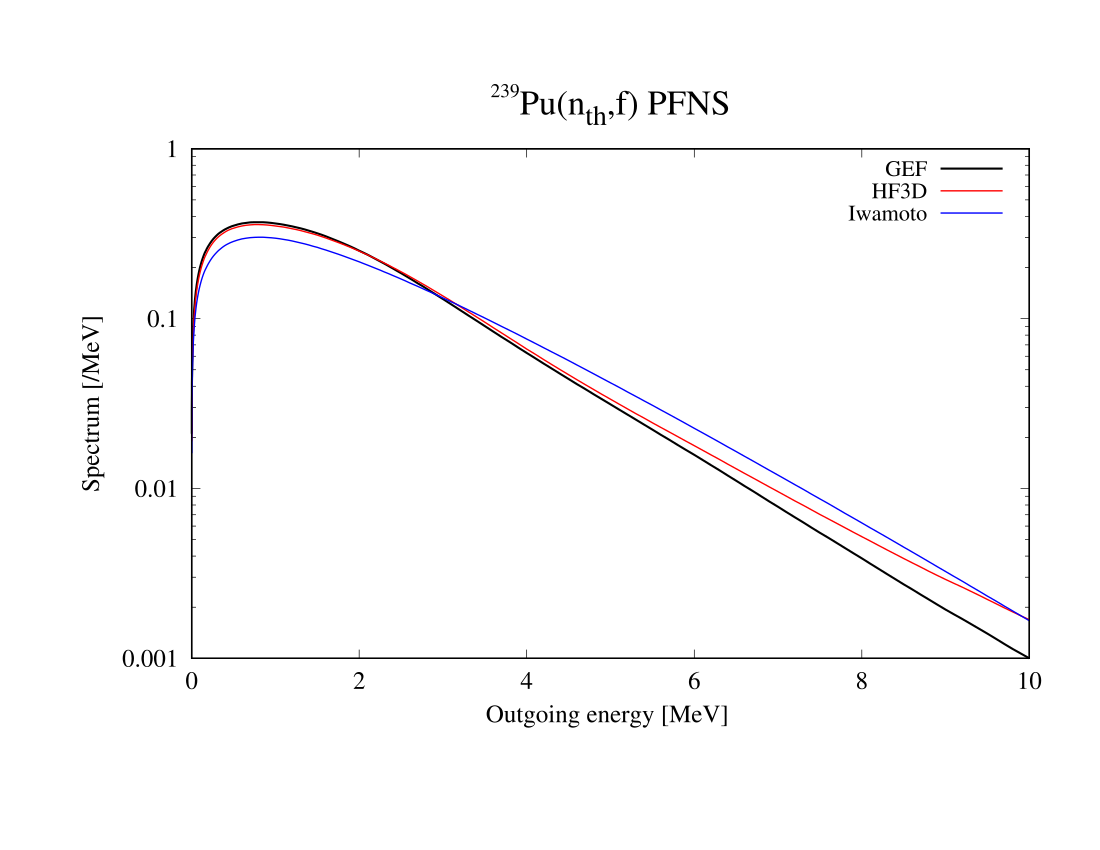

Write gnuplot code to recreate this figure.
set xlabel "Outgoing energy [MeV] " font ",18"
set ylabel "Spectrum [/MeV]" font ",18" offset 0
set bmargin 5
set title "^{/=14 239}Pu(n_{th},{/=25{f}})^{/=14 } PFNS" font ",25"
#
set pointsize 1.2
set xtics font "Times-Roman, 18" 
set ytics font "Times-Roman, 18"
#
# Setting of the axis format  
#
set logscale y
set format x "%G"
set format y "%G"
#
#  Setting of the legend location  
#
set key font ",16"
set key top right 
#set grid x
#set grid y
# show grid
# 
set term postscript enhanced font "Times-Roman,16" color
set output "n-Pu239-FY-PFNS.eps"
#
set style line 10 linetype 1 linewidth 3 linecolor rgb "black" 
#
#
#
######################################################################################
#
# If you want to have only solid lines then uncomment line below !!!
#  
#  a/ tick solid lines, b/ thinner solid lines, c/ dashed lines (acceptable for papers!) 
#
# set style line 1 linetype 2  linewidth 6 linecolor rgb "red"
set style line 1 linetype 2  linewidth 2 linecolor rgb "red"
# set style line 1 linetype 2  linewidth 2 linecolor rgb "red" dashtype '-..'
#
#######################################################################################
#
######################################################################################
#
# If you want to have only solid lines then uncomment line below !!!
#  
#  a/ tick solid lines, b/ thinner solid lines, c/ dashed lines (acceptable for papers!) 
#
# set style line 2 linetype 3  linewidth 6 linecolor rgb "#32CD32"
set style line 2 linetype 3  linewidth 2 linecolor rgb "#32CD32"
# set style line 2 linetype 3  linewidth 2 linecolor rgb "#32CD32" dashtype '-..'
#
#######################################################################################
#
######################################################################################
#
# If you want to have only solid lines then uncomment line below !!!
#  
#  a/ tick solid lines, b/ thinner solid lines, c/ dashed lines (acceptable for papers!) 
#
# set style line 3 linetype 4  linewidth 6 linecolor rgb "blue"
set style line 3 linetype 4  linewidth 2 linecolor rgb "blue"
# set style line 3 linetype 4  linewidth 2 linecolor rgb "blue" dashtype '-..'
#
#######################################################################################
#
######################################################################################
#
# If you want to have only solid lines then uncomment line below !!!
#  
#  a/ tick solid lines, b/ thinner solid lines, c/ dashed lines (acceptable for papers!) 
#
# set style line 4 linetype 7  linewidth 6 linecolor rgb "#B0C4DE"
set style line 4 linetype 7  linewidth 2 linecolor rgb "#B0C4DE"
# set style line 4 linetype 7  linewidth 2 linecolor rgb "#B0C4DE" dashtype '-..'
#
#######################################################################################
#
######################################################################################
#
# If you want to have only solid lines then uncomment line below !!!
#  
#  a/ tick solid lines, b/ thinner solid lines, c/ dashed lines (acceptable for papers!) 
#
# set style line 5 linetype 3  linewidth 6 linecolor rgb "#2E8B57"
set style line 5 linetype 3  linewidth 2 linecolor rgb "#2E8B57"
# set style line 5 linetype 3  linewidth 2 linecolor rgb "#2E8B57" dashtype '-..'
#
#######################################################################################
#
######################################################################################
#
# If you want to have only solid lines then uncomment line below !!!
#  
#  a/ tick solid lines, b/ thinner solid lines, c/ dashed lines (acceptable for papers!) 
#
# set style line 6 linetype 8  linewidth 6 linecolor rgb "#C71585"
set style line 6 linetype 8  linewidth 2 linecolor rgb "#C71585"
# set style line 6 linetype 8  linewidth 2 linecolor rgb "#C71585" dashtype '-..'
#
#######################################################################################
set style line 11 pointtype 1 linecolor rgb "#DC143C "
set style line 12 pointtype 2 linecolor rgb "#DC143C "
set style line 13 pointtype 3 linecolor rgb "#DC143C "
set style line 14 pointtype 4 linecolor rgb "#DC143C "
set style line 15 pointtype 5 linecolor rgb "#DC143C "
set style line 16 pointtype 6 linecolor rgb "red "
set style line 17 pointtype 7 linecolor rgb "#FF8C00 "
set style line 18 pointtype 8 linecolor rgb "orange "
set style line 19 pointtype 9 linecolor rgb "magenta "
set style line 20 pointtype 10 linecolor rgb "magenta "
set style line 21 pointtype 11 linecolor rgb "magenta "
set style line 22 pointtype 12 linecolor rgb "cyan "
set style line 23 pointtype 13 linecolor rgb "cyan "
set style line 24 pointtype 14 linecolor rgb "cyan "
set style line 25 pointtype 15 linecolor rgb "cyan "
set style line 26 pointtype 16 linecolor rgb "green "
set style line 27 pointtype 17 linecolor rgb "green "
set style line 28 pointtype 18 linecolor rgb "blue "
set style line 29 pointtype 19 linecolor rgb "blue "
set style line 30 pointtype 20 linecolor rgb "blue "
plot [0.:10.0][0.001:1.0] \
"/Users/koning/talys/samples/n-Pu239-fy-gef/org/pfns1.00E-06.fis" u ( $1 > 0. ? $1 : 1.e-10 ):( $2 > 0. ? $2 : 1.e-10 ) t "GEF" w lines linestyle 10, \
"/Users/koning/talys/samples/n-Pu239-fy-hf3d/org/pfns1.00E-06.fis" u ( $1 > 0. ? $1 : 1.e-10 ):( $2 > 0. ? $2 : 1.e-10 ) t "HF3D" w lines linestyle 1, \
"/Users/koning/talys/samples/n-Pu239-fy-pfns/org/pfns1.00E-06.fis" u ( $1 > 0. ? $1 : 1.e-10 ):( $2 > 0. ? $2 : 1.e-10 ) t "Iwamoto" w lines linestyle 3, \
